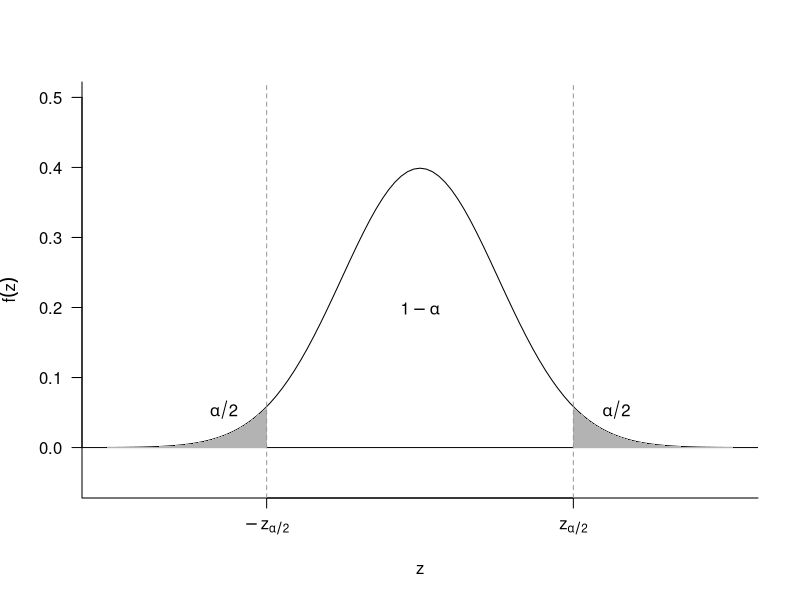
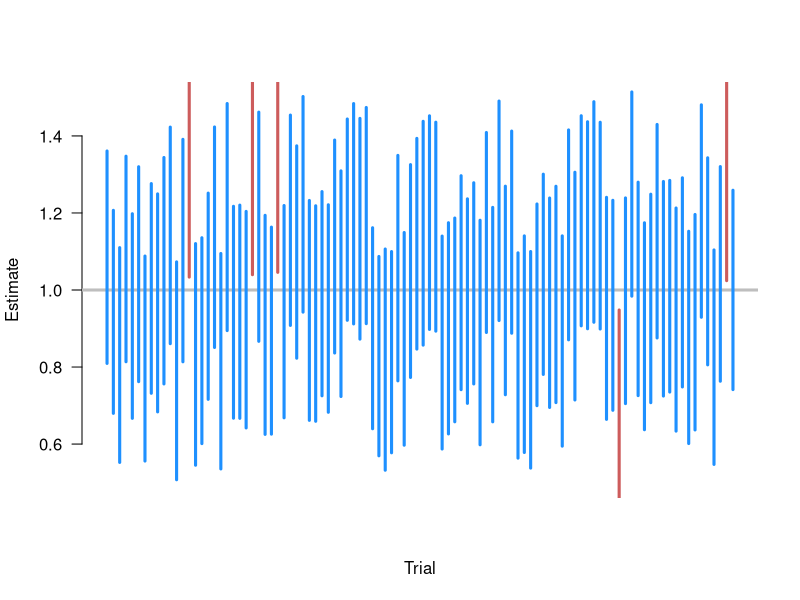

R code for these plots, in order:
## ---- chunk 1
#| label: fig-std-normal
#| echo: false
#| fig-cap: "Critical values for the standard normal."
curve(dnorm(x), from = -4, to = 4, ylim = c(-.05, 0.5), bty = "l", las = 1, xlab = "z", ylab = expression(f(z)), xaxt = "n")
abline(h = 0)
axis(side = 1, at = c(-1.96, 1.96), labels = c(expression(-z[alpha/2]), expression(z[alpha/2])))
polygon(c(-4,seq(-4,-1.96,0.01),-1.96), c(0,dnorm(seq(-4,-1.96,0.01)), 0), col = "grey70", border = NA)
polygon(c(4,seq(4,1.96,-0.01),1.96), c(0,dnorm(seq(4,1.96,-0.01)), 0), col = "grey70", border = NA)
abline(v = 1.96, lty = 2, col = "grey60")
abline(v = -1.96, lty = 2, col = "grey60")
## text(x = 1.94, y = -0.04, "c", pos = 4)
## text(x = -1.94, y = -0.04, "-c", pos = 2)
text(x = 0, y = dnorm(0)/2, expression(1-alpha))
text(x = 2.2, y = 0.05, expression(alpha/2), pos = 4)
text(x = -2.2, y = 0.05, expression(alpha/2), pos = 2)
## ---- chunk 2
## alpha = 0.1 for 90% CI
qnorm(0.1 / 2, lower.tail = FALSE)
## ---- chunk 3
#| label: "fig-ci-sim"
#| echo: false
#| fig.cap: "95% confidence intervals from 100 random samples. Intervals are blue if they contain the truth and red if they do not."
set.seed(02143)
sims<- 10000
cover <- rep(0, times = sims)
low.bound <- up.bound <- rep(NA, times = sims)
for(i in 1:sims){
    draws <- rnorm(500, mean = 1, sd = sqrt(10))
    low.bound[i] <- mean(draws) - sd(draws) / sqrt(500) * 1.96
    up.bound[i] <- mean(draws) + sd(draws) / sqrt(500) * 1.96
    if (low.bound[i] < 1 & up.bound[i] > 1) {
        cover[i] <- 1
    }
}
cols <- ifelse(cover == 1, "dodgerblue", "indianred")
plot(x = NULL, y = NULL, xlim = c(1,100), ylim = c(0.5, 1.5), bty = "n",
     xlab = "Trial", ylab = "Estimate", xaxt = "n", las = 1)
abline(h = 1, col = "grey", lwd = 3)
segments(x0 = 1:100, y0 = low.bound[1:100], y1 = up.bound[1:100],
         col = cols[1:100], lwd = 3)
